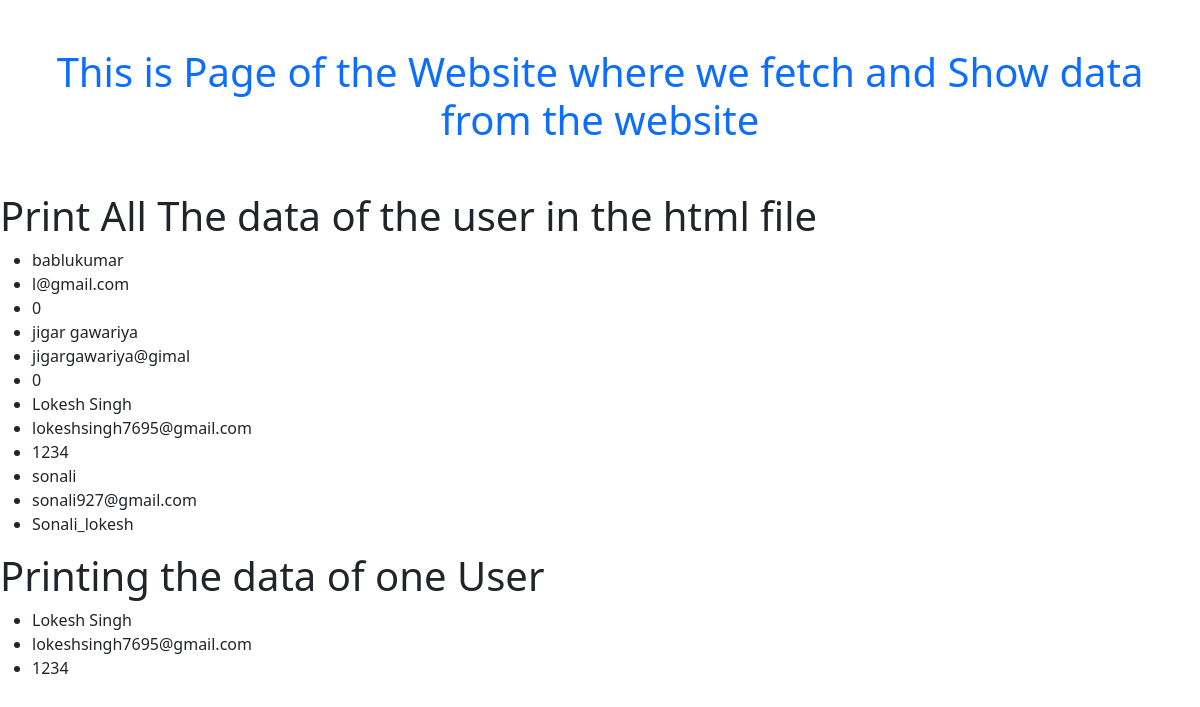
The page /getdata/ on the database its author committed.
### home/models.py (models this page shows, shortened)
class Contact(models.Model):
    name = models.TextField(max_length=30)
    email = models.TextField(max_length=50)
    password = models.CharField(max_length=20)

### home/views.py (the view)
# urls.py: path("getdata/", views.getdata, name="getdata"),
def getdata(request):
    data = Contact.objects.all()
    data1 = Contact.objects.all().filter(name="Lokesh Singh", password="1234")
    return render(request, "get_data.html", {"data": data, "data1": data1})

### template/get_data.html (shortened to what this page needs)
<!DOCTYPE html>
<html lang="en">
  <head>
    <link
      href="https://cdn.jsdelivr.net/npm/bootstrap@5.3.2/dist/css/bootstrap.min.css"
      rel="stylesheet"
    />
  </head>
  <body>
    <h1 class="text-center text-primary mx-5 my-5">
      This is Page of the Website where we fetch and Show data from the website
    </h1>
    <h1>Print All The data of the user in the html file</h1>
    <ul>
      {% for item in data%}
      <li>{{item.name}}</li>
      <li>{{item.email}}</li>
      <li>{{item.password}}</li>
      {% endfor %}
    </ul>
    <h1>Printing the data of one User</h1>
    <ul>
      {% for item in data1%}
      <li>{{item.name}}</li>
      <li>{{item.email}}</li>
      <li>{{item.password}}</li>
      {% endfor %}
    </ul>
  </body>
</html>

### rows shown on the page
Contact: name "bablukumar", email "l@gmail.com", password "0"
Contact: name "jigar gawariya", email "jigargawariya@gimal", password "0"
Contact: name "Lokesh Singh", email "lokeshsingh7695@gmail.com", password "1234"
Contact: name "sonali", email "sonali927@gmail.com", password "Sonali_lokesh"
